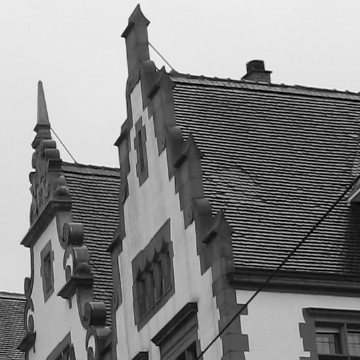
#> input picture segmentation/roof.jpg, 360 x 360 px
$ jupyter execute figs-histogram.ipynb
#> lines starting #> are read from the running program, lines starting #| are printed output that depends on the picture; after the words box and inside, x2 and y2 are one past the last pixel; in counts of white or black regions, pixels touching at a corner belong together
# Exemples de segmentation

[cell 1]
import skimage.io as io
from skimage import img_as_ubyte
from skimage.color import rgb2gray
import matplotlib.pyplot as plt
import numpy as np
from skimage.filters import threshold_otsu
from skimage.transform import resize

import matplotlib as mpl
plt.style.use('../bip.mplstyle')
mpl.rcParams['xtick.bottom'] = False
mpl.rcParams['ytick.left'] = False
plt.rcParams['image.cmap'] = 'gray'

## Binarization

[cell 2]
# Load the image
f = io.imread("roof.jpg")
#> f is the input picture: shape (360, 360); min 0, max 245, mean 134.7
f = rgb2gray(f)

# Thresholds
TT = [150, 200]
N = len(TT)

# Histogram
plt.figure(figsize=(6,3))
plt.hist(f.ravel(), bins=128)
for T in TT:
    plt.axvline(T, color='r', linewidth=.8)
plt.xticks(np.concatenate([[0], TT, [255]]))
plt.savefig("binarization-histogram.svg")
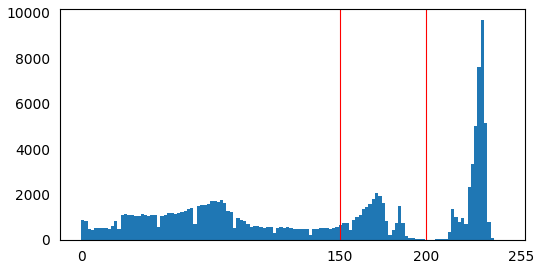
#> figure drawn by matplotlib, 1 panel; tallest bar 9681 high, from x = 231.6 to 233.5
plt.show()

# Show the image
fig, axs = plt.subplots(1,N+1,figsize=(4*(N+1),4))
n = 0
axs[n].imshow(f, cmap="gray")
axs[n].set_xlabel(f"Original image", labelpad=-5)
axs[n].set_xticks([0, f.shape[1]-1])
axs[n].set_yticks([0, f.shape[0]-1])

# Threshold and show
for T in TT:
    g = (f>T) * 255

    n += 1
    axs[n].imshow(g, cmap="gray")
    axs[n].set_xlabel(f"$T = {T}$", labelpad=-5)
    axs[n].set_xticks([0, f.shape[1]-1])
    axs[n].set_yticks([0, f.shape[0]-1])
#> this loop made 2 passes
#> pass 1, `g = (f>T) * 255`:
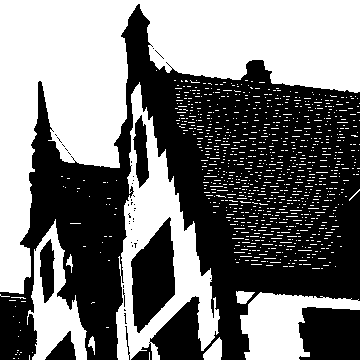
#> g: shape (360, 360) int64; 47.4% white; 969 white regions (960 under 20 px), largest, box (x1, y1, x2, y2) and area: (0, 0, 360, 294) 39882, (116, 82, 220, 360) 9892, (240, 292, 360, 360) 4270
#> pass 2, `g = (f>T) * 255`:
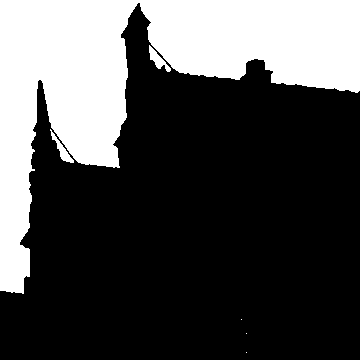
#> g: shape (360, 360) int64; 30.4% white; 6 white regions (3 under 20 px), largest, box (x1, y1, x2, y2) and area: (0, 0, 360, 294) 38973, (149, 45, 171, 72) 213, (50, 129, 74, 163) 206
#> after the loop, n = 2

# Save
plt.savefig("binarization.svg")
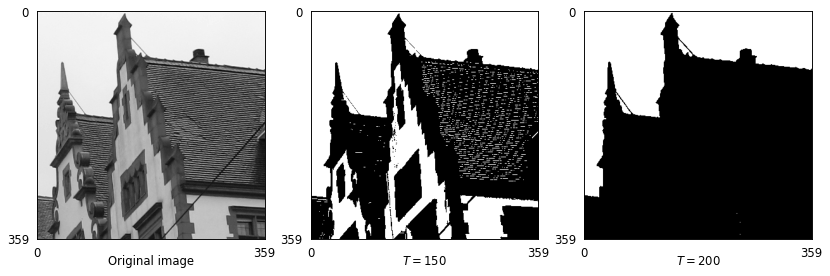
#> figure drawn by matplotlib, 3 panels
plt.show()

# Otsu

[cell 3]
# Load the image
f = io.imread("originals/finger-original.png")
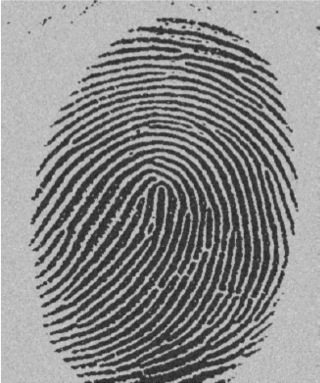
#> input picture segmentation/originals/finger-original.png, 320 x 383 px
#> f is the input picture: shape (383, 320); min 28, max 252, mean 138.1
f = rgb2gray(f)
f = f[30:-3,:]
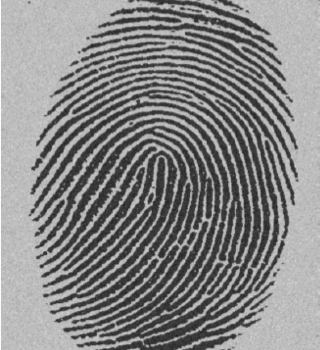
#> f: shape (350, 320); min 33, max 252, mean 134.3

T = threshold_otsu(f)
#> T = 124

# Histogram
plt.figure(figsize=(6,3))
plt.hist(f.ravel(), bins=128)
plt.axvline(T, color='r', linewidth=.8)
plt.text(62,6000, "Class 0", ha="center")
plt.text(200,6000, "Class 1", ha="left")
plt.xticks(np.concatenate([[0], [T], [255]]))
plt.savefig("otsu-histogram.svg")
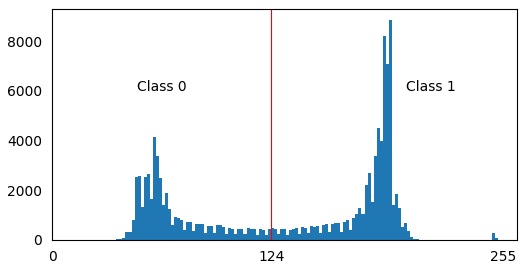
#> figure drawn by matplotlib, 1 panel; tallest bar 8846 high, from x = 190.4 to 192.1
plt.show()

# Show the image
fig, axs = plt.subplots(1,2,figsize=(8,4))
axs[0].imshow(f, cmap="gray")
axs[0].set_xlabel(f"Original image", labelpad=-5)
axs[0].set_xticks([0, f.shape[1]-1])
axs[0].set_yticks([0, f.shape[0]-1])

# Threshold and show
g = (f>T) * 255
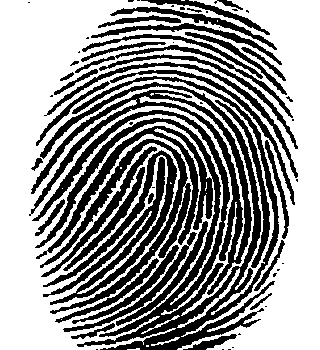
#> g: shape (350, 320) int64; 59% white; 63 black regions (28 under 20 px), largest, box (x1, y1, x2, y2) and area: (32, 76, 279, 350) 18000, (29, 90, 252, 295) 4777, (43, 150, 177, 305) 4263
axs[1].imshow(g, cmap="gray")
axs[1].set_xlabel("Otsu's thresholding", labelpad=-5)
axs[1].set_xticks([0, f.shape[1]-1])
axs[1].set_yticks([0, f.shape[0]-1])

# Save
plt.savefig("otsu.svg")
plt.show()

## Multiple Thresholds

[cell 4]
# Load the image
f = io.imread("roof.jpg")
f = rgb2gray(f)

# Thresholds
TT = [150, 200]
N = len(TT)

# Histogram
plt.figure(figsize=(6,3))
plt.hist(f.ravel(), bins=128)
for T in TT:
    plt.axvline(T, color='r', linewidth=.8)
plt.xticks(np.concatenate([[0], TT, [255]]))
plt.show()

# Show the image
fig, axs = plt.subplots(1,2,figsize=(8,4))
n = 0
axs[n].imshow(f, cmap="gray")
axs[n].set_xlabel(f"Original image", labelpad=-5)
axs[n].set_xticks([0, f.shape[1]-1])
axs[n].set_yticks([0, f.shape[0]-1])

# Threshold and show
g = np.zeros(f.shape)
for T in TT:
    g += (f>T)
#> this loop made 2 passes
#> pass 2, `g += (f>T)`:
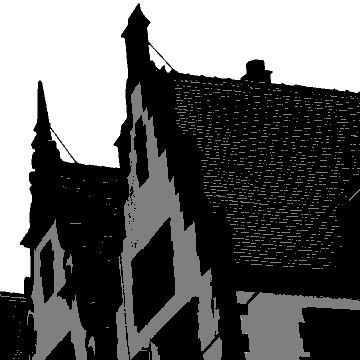
#> g: shape (360, 360) float64; min 0, max 2, mean 0.778; drawn with min black and max white
g = g/N*255

axs[1].imshow(g, cmap="jet")
axs[1].set_xticks([0, f.shape[1]-1])
axs[1].set_yticks([0, f.shape[0]-1])

# Save
plt.savefig("multiple-thresholds.svg")
plt.show()
